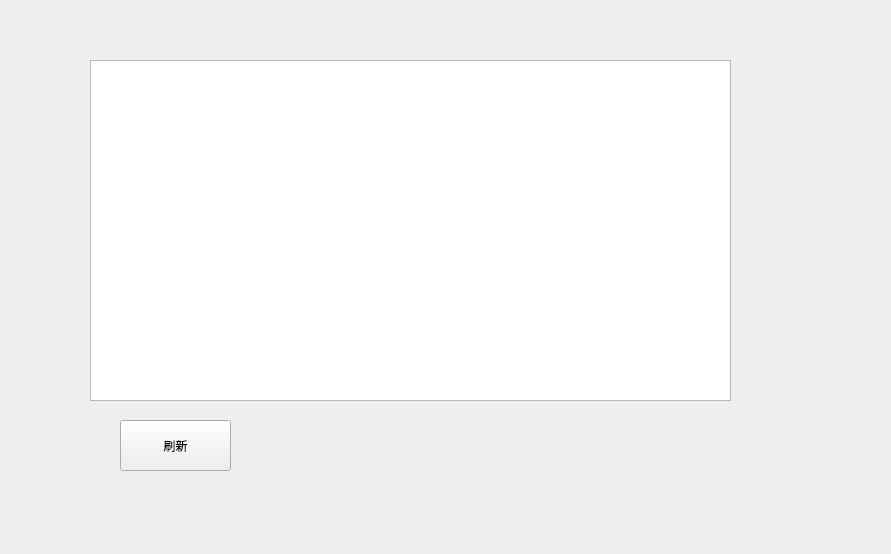
<?xml version="1.0" encoding="UTF-8"?>
<ui version="4.0">
 <class>tasklist</class>
 <widget class="QWidget" name="tasklist">
  <property name="geometry">
   <rect>
    <x>0</x>
    <y>0</y>
    <width>891</width>
    <height>554</height>
   </rect>
  </property>
  <property name="windowTitle">
   <string>Form</string>
  </property>
  <widget class="QListWidget" name="listWidget_process">
   <property name="geometry">
    <rect>
     <x>90</x>
     <y>60</y>
     <width>641</width>
     <height>341</height>
    </rect>
   </property>
  </widget>
  <widget class="QPushButton" name="refresh_pushButton">
   <property name="geometry">
    <rect>
     <x>120</x>
     <y>420</y>
     <width>111</width>
     <height>51</height>
    </rect>
   </property>
   <property name="text">
    <string>刷新</string>
   </property>
  </widget>
 </widget>
 <resources/>
 <connections/>
</ui>
